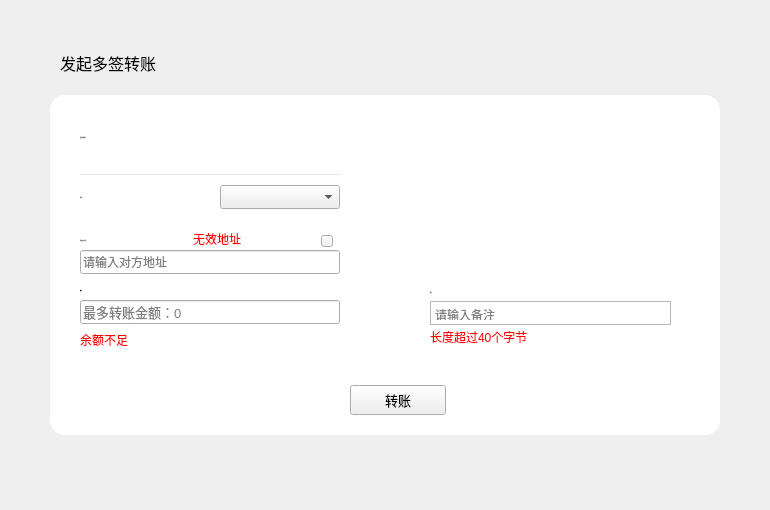
<?xml version="1.0" encoding="UTF-8"?>
<ui version="4.0">
 <class>MultiSigTransferWidget</class>
 <widget class="QWidget" name="MultiSigTransferWidget">
  <property name="geometry">
   <rect>
    <x>0</x>
    <y>0</y>
    <width>770</width>
    <height>510</height>
   </rect>
  </property>
  <property name="windowTitle">
   <string>Form</string>
  </property>
  <widget class="QLabel" name="title_label">
   <property name="geometry">
    <rect>
     <x>60</x>
     <y>50</y>
     <width>200</width>
     <height>26</height>
    </rect>
   </property>
   <property name="font">
    <font>
     <family>微软雅黑</family>
     <pointsize>12</pointsize>
     <weight>50</weight>
     <italic>false</italic>
     <bold>false</bold>
    </font>
   </property>
   <property name="styleSheet">
    <string notr="true"/>
   </property>
   <property name="text">
    <string>发起多签转账</string>
   </property>
  </widget>
  <widget class="QWidget" name="widget" native="true">
   <property name="geometry">
    <rect>
     <x>50</x>
     <y>95</y>
     <width>670</width>
     <height>340</height>
    </rect>
   </property>
   <property name="styleSheet">
    <string notr="true">QLabel{font: 11px &quot;微软雅黑&quot;;color:rgb(52,37,90);}
#widget{background-color: rgb(255, 255, 255);border-radius:15px;}
</string>
   </property>
   <widget class="QLabel" name="changeAccountLabel">
    <property name="geometry">
     <rect>
      <x>30</x>
      <y>30</y>
      <width>120</width>
      <height>24</height>
     </rect>
    </property>
    <property name="font">
     <font>
      <family>微软雅黑</family>
      <pointsize>-1</pointsize>
      <weight>50</weight>
      <italic>false</italic>
      <bold>false</bold>
     </font>
    </property>
    <property name="text">
     <string>发起多签地址</string>
    </property>
    <property name="alignment">
     <set>Qt::AlignLeading|Qt::AlignLeft|Qt::AlignVCenter</set>
    </property>
   </widget>
   <widget class="QLabel" name="sendtoLabel">
    <property name="geometry">
     <rect>
      <x>30</x>
      <y>130</y>
      <width>100</width>
      <height>30</height>
     </rect>
    </property>
    <property name="font">
     <font>
      <family>微软雅黑</family>
      <pointsize>-1</pointsize>
      <weight>50</weight>
      <italic>false</italic>
      <bold>false</bold>
     </font>
    </property>
    <property name="text">
     <string>目标账户地址</string>
    </property>
    <property name="alignment">
     <set>Qt::AlignLeading|Qt::AlignLeft|Qt::AlignVCenter</set>
    </property>
   </widget>
   <widget class="QStackedWidget" name="stackedWidget">
    <property name="geometry">
     <rect>
      <x>380</x>
      <y>40</y>
      <width>240</width>
      <height>121</height>
     </rect>
    </property>
   </widget>
   <widget class="QLabel" name="amountLabel">
    <property name="geometry">
     <rect>
      <x>30</x>
      <y>185</y>
      <width>80</width>
      <height>21</height>
     </rect>
    </property>
    <property name="font">
     <font>
      <family>微软雅黑</family>
      <pointsize>-1</pointsize>
      <weight>50</weight>
      <italic>false</italic>
      <bold>false</bold>
     </font>
    </property>
    <property name="text">
     <string>数量</string>
    </property>
    <property name="alignment">
     <set>Qt::AlignLeading|Qt::AlignLeft|Qt::AlignVCenter</set>
    </property>
   </widget>
   <widget class="QLineEdit" name="amountLineEdit">
    <property name="geometry">
     <rect>
      <x>30</x>
      <y>205</y>
      <width>260</width>
      <height>24</height>
     </rect>
    </property>
    <property name="font">
     <font>
      <pointsize>10</pointsize>
     </font>
    </property>
    <property name="contextMenuPolicy">
     <enum>Qt::DefaultContextMenu</enum>
    </property>
    <property name="styleSheet">
     <string notr="true"/>
    </property>
    <property name="text">
     <string/>
    </property>
    <property name="maxLength">
     <number>20</number>
    </property>
    <property name="placeholderText">
     <string>最多转账金额：0</string>
    </property>
   </widget>
   <widget class="QComboBox" name="assetComboBox">
    <property name="geometry">
     <rect>
      <x>170</x>
      <y>90</y>
      <width>120</width>
      <height>24</height>
     </rect>
    </property>
    <property name="font">
     <font>
      <family>微软雅黑</family>
      <weight>50</weight>
      <bold>false</bold>
     </font>
    </property>
    <property name="focusPolicy">
     <enum>Qt::NoFocus</enum>
    </property>
    <property name="styleSheet">
     <string notr="true"/>
    </property>
   </widget>
   <widget class="QTextEdit" name="memoTextEdit">
    <property name="geometry">
     <rect>
      <x>380</x>
      <y>206</y>
      <width>241</width>
      <height>24</height>
     </rect>
    </property>
    <property name="styleSheet">
     <string notr="true"/>
    </property>
    <property name="html">
     <string>&lt;!DOCTYPE HTML PUBLIC &quot;-//W3C//DTD HTML 4.0//EN&quot; &quot;http://www.w3.org/TR/REC-html40/strict.dtd&quot;&gt;
&lt;html&gt;&lt;head&gt;&lt;meta name=&quot;qrichtext&quot; content=&quot;1&quot; /&gt;&lt;style type=&quot;text/css&quot;&gt;
p, li { white-space: pre-wrap; }
&lt;/style&gt;&lt;/head&gt;&lt;body style=&quot; font-family:'SimSun'; font-size:9pt; font-weight:400; font-style:normal;&quot;&gt;
&lt;p style=&quot;-qt-paragraph-type:empty; margin-top:0px; margin-bottom:0px; margin-left:0px; margin-right:0px; -qt-block-indent:0; text-indent:0px; font-family:'微软雅黑';&quot;&gt;&lt;br /&gt;&lt;/p&gt;&lt;/body&gt;&lt;/html&gt;</string>
    </property>
    <property name="placeholderText">
     <string>请输入备注</string>
    </property>
   </widget>
   <widget class="QLabel" name="tipLabel4">
    <property name="geometry">
     <rect>
      <x>143</x>
      <y>133</y>
      <width>120</width>
      <height>21</height>
     </rect>
    </property>
    <property name="styleSheet">
     <string notr="true">color: rgb(255, 0, 0);</string>
    </property>
    <property name="text">
     <string>无效地址</string>
    </property>
   </widget>
   <widget class="QToolButton" name="sendBtn">
    <property name="geometry">
     <rect>
      <x>300</x>
      <y>290</y>
      <width>96</width>
      <height>30</height>
     </rect>
    </property>
    <property name="font">
     <font>
      <family>微软雅黑</family>
      <pointsize>10</pointsize>
     </font>
    </property>
    <property name="cursor">
     <cursorShape>PointingHandCursor</cursorShape>
    </property>
    <property name="focusPolicy">
     <enum>Qt::NoFocus</enum>
    </property>
    <property name="styleSheet">
     <string notr="true"/>
    </property>
    <property name="text">
     <string>转账</string>
    </property>
   </widget>
   <widget class="QLabel" name="label">
    <property name="geometry">
     <rect>
      <x>30</x>
      <y>90</y>
      <width>120</width>
      <height>24</height>
     </rect>
    </property>
    <property name="font">
     <font>
      <family>微软雅黑</family>
      <pointsize>-1</pointsize>
      <weight>50</weight>
      <italic>false</italic>
      <bold>false</bold>
     </font>
    </property>
    <property name="text">
     <string>币种</string>
    </property>
   </widget>
   <widget class="QLabel" name="memoLabel">
    <property name="geometry">
     <rect>
      <x>380</x>
      <y>185</y>
      <width>80</width>
      <height>24</height>
     </rect>
    </property>
    <property name="font">
     <font>
      <family>微软雅黑</family>
      <pointsize>-1</pointsize>
      <weight>50</weight>
      <italic>false</italic>
      <bold>false</bold>
     </font>
    </property>
    <property name="text">
     <string>备注</string>
    </property>
    <property name="alignment">
     <set>Qt::AlignLeading|Qt::AlignLeft|Qt::AlignVCenter</set>
    </property>
   </widget>
   <widget class="QLabel" name="tipLabel6">
    <property name="geometry">
     <rect>
      <x>380</x>
      <y>234</y>
      <width>221</width>
      <height>16</height>
     </rect>
    </property>
    <property name="styleSheet">
     <string notr="true">color: rgb(255, 0, 0);</string>
    </property>
    <property name="text">
     <string>长度超过40个字节</string>
    </property>
   </widget>
   <widget class="QLineEdit" name="sendtoLineEdit">
    <property name="geometry">
     <rect>
      <x>30</x>
      <y>155</y>
      <width>260</width>
      <height>24</height>
     </rect>
    </property>
    <property name="contextMenuPolicy">
     <enum>Qt::DefaultContextMenu</enum>
    </property>
    <property name="styleSheet">
     <string notr="true"/>
    </property>
    <property name="text">
     <string/>
    </property>
    <property name="placeholderText">
     <string>请输入对方地址</string>
    </property>
   </widget>
   <widget class="QToolButton" name="toolButton_chooseContact">
    <property name="geometry">
     <rect>
      <x>271</x>
      <y>140</y>
      <width>12</width>
      <height>12</height>
     </rect>
    </property>
    <property name="cursor">
     <cursorShape>PointingHandCursor</cursorShape>
    </property>
    <property name="text">
     <string/>
    </property>
   </widget>
   <widget class="QLabel" name="tipLabel3">
    <property name="geometry">
     <rect>
      <x>30</x>
      <y>235</y>
      <width>161</width>
      <height>20</height>
     </rect>
    </property>
    <property name="cursor">
     <cursorShape>ArrowCursor</cursorShape>
    </property>
    <property name="styleSheet">
     <string notr="true">color: rgb(255, 0, 0);</string>
    </property>
    <property name="text">
     <string>余额不足</string>
    </property>
   </widget>
   <widget class="QLabel" name="fromAddressLabel">
    <property name="geometry">
     <rect>
      <x>30</x>
      <y>60</y>
      <width>260</width>
      <height>20</height>
     </rect>
    </property>
    <property name="styleSheet">
     <string notr="true">QLabel{border-top:none;border-left:none;border-right:none;border-bottom:1px solid rgb(229,229,229);font: 11px &quot;微软雅黑 Light&quot;;color: rgb(51, 51, 51);padding:0px 0px 0px 5px;}</string>
    </property>
    <property name="text">
     <string/>
    </property>
    <property name="textInteractionFlags">
     <set>Qt::LinksAccessibleByMouse|Qt::TextSelectableByMouse</set>
    </property>
   </widget>
  </widget>
 </widget>
 <resources/>
 <connections/>
</ui>
